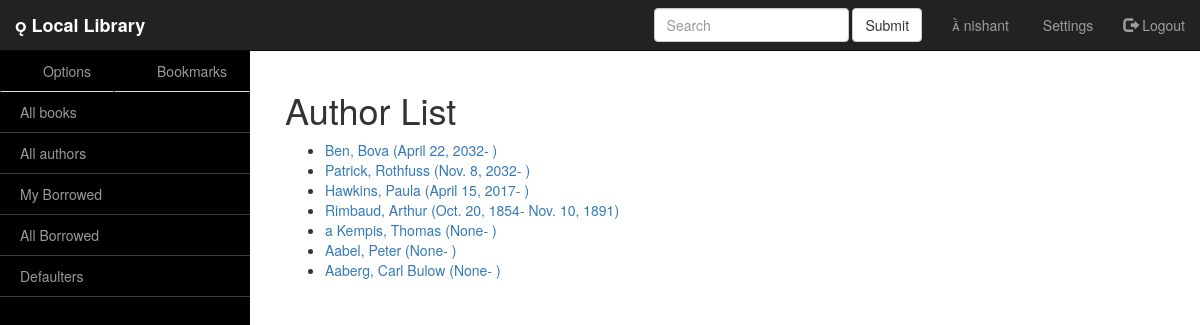
The app's page /catalog/author/ (signed in) with its own data.
### catalog/models.py (models this page shows)
class Author(models.Model):
    first_name = models.CharField(max_length=100)
    last_name = models.CharField(max_length=100)
    date_of_birth = models.DateField(null=True, blank=True)
    date_of_death = models.DateField('Died', null=True, blank=True)
    def get_absolute_url(self):
        return reverse('author-detail', args=[str(self.id)])
    def __str__(self):
        return '%s, %s' % (self.last_name, self.first_name)

### catalog/views.py (the view)
class AuthorListView(LoginRequiredMixin,generic.ListView):
    login_url = 'user_login'
    model = Author
    context_object_name = 'author_list'
    template_name = 'catalog/author_list.html'

### catalog/templates/catalog/author_list.html
{% extends "base_generic.html" %}
{% block content %}
    <h1>Author List</h1>
    {% if author_list %}
    <ul>
      {% for author in author_list %}
      <li>
        <a href="{{ author.get_absolute_url }}">{{ author}}  ({{author.date_of_birth}}- {% if author.date_of_death %}{{author.date_of_death}}{%endif%}) </a>
      </li>
      {% endfor %}
    </ul>
    {% else %}
      <p>There are no books in the library.</p>
    {% endif %}
{% endblock %}

### catalog/templates/base_generic.html (shortened to what this page needs)
<!DOCTYPE html>
<html lang="en">
<head>
    {% load static %}
    <link rel="stylesheet" href="https://maxcdn.bootstrapcdn.com/bootstrap/3.3.7/css/bootstrap.min.css">
    <link href="{% static 'css/bootstrap.min.css' %}" rel="stylesheet">
    <link href="{% static 'css/simple-sidebar.css' %}" rel="stylesheet">
    <link href="{% static 'css/table.css' %}" rel="stylesheet">
</head>
<body style="padding-top: 50px;">
    <div id="wrapper" class='toggled'>
        <nav class="navbar navbar-inverse navbar-fixed-top">
            <div class="container-fluid">
                <div class="navbar-header">
                <b><a class="navbar-brand  glyphicon-book" href="{% url 'index' %}"> Local Library</a></b>
                </div>
                <ul class="nav navbar-nav navbar-right">
                    <form class="navbar-form navbar-left">
                        <div class="form-group">
                            <input type="text" class="form-control" placeholder="Search">
                        </div>
                        <button type="submit" class="btn btn-default">Submit</button>
                    </form>
                    {% if user.is_authenticated %}
                        <li><a href="#"><span class=" glyphicon-user"> {{ user }} </span></a></li>
                    {% endif %}
                    <li><a href="#"> Settings</a></li>
                    <li><a href="{% url 'logout'%}"><span class="glyphicon glyphicon-log-out"></span> Logout</a></li>
                </ul>
            </div>
        </nav>
        <div id="sidebar-wrapper">
      {% block sidebar %}
      <ul class="sidebar-nav">
         <ul class="nav nav-tabs nav-justified">
            <li><a href="#" onclick="openCity('London')">Options</a></li>
            <li ><a href="#" onclick="openCity('Paris')"> Bookmarks</a></li>
        </ul>
        <div id="London" class="city">
                <li><a href="{% url 'book' %}">All books</a></li>
                <hr style="margin:0.05px; border-color:#3d3d29">
                <li><a href="{% url 'author' %}">All authors</a></li>
                <hr style="margin:0.05px; border-color:#3d3d29">
                {% if user.is_authenticated %}
                    <li><a href="{% url 'my-borrowed' %}">My Borrowed</a></li>
                    <hr style="margin:0.05px; border-color:#3d3d29">
                    {% if perms.catalog.can_mark_returned %}
                        <li><a href="{% url 'all-borrowed' %}">All Borrowed</a></li>
                        <hr style="margin:0.05px; border-color:#3d3d29">
                        <li><a href="{% url 'all-defaulters' %}">Defaulters</a></li>
                        <hr style="margin:0.05px; border-color:#3d3d29">
                    {% endif %}
                {% else %}
                    <li><a href="{% url 'login'%}">Login</a></li>
                {% endif %}
          </div>
      </ul>
     {% endblock %}
        </div>
        <div id="page-content-wrapper">
            <div class="container-fluid">
                <div class="row">
                    <div class="col-lg-12">
                        {% block content %}{% endblock %}
                    </div>
                </div>
            </div>
        </div>
    </div>
</body>
</html>
  {% load static %}

### catalog/static/css/simple-sidebar.css (style rules this page uses)
body { padding-top: 70px; }
#wrapper { padding-left: 0; -webkit-transition: all 0.5s ease; -moz-transition: all 0.5s ease; -o-transition: all 0.5s ease; transition: all 0.5s ease; }
#wrapper.toggled { padding-left: 250px; }
#sidebar-wrapper { z-index: 1000; position: fixed; left: 250px; width: 0; height: 100%; margin-left: -250px; overflow-y: auto; background: #000; -webkit-transition: all 0.5s ease; -moz-transition: all 0.5s ease; -o-transition: all 0.5s ease; transition: all 0.5s ease; }
#wrapper.toggled #sidebar-wrapper { width: 250px; }
#page-content-wrapper { width: 100%; position: absolute; padding: 15px; }
#wrapper.toggled #page-content-wrapper { position: absolute; margin-right: -250px; }
.sidebar-nav { position: absolute; top: 0; width: 250px; margin: 0; padding: 0; list-style: none; }
.sidebar-nav li { text-indent: 20px; line-height: 40px; }
.sidebar-nav li a { display: block; text-decoration: none; color: #999999; }
@media (min-width:768px) { #wrapper { padding-left: 0; } }
@media (min-width:768px) { #wrapper.toggled { padding-left: 250px; } }
@media (min-width:768px) { #sidebar-wrapper { width: 0; } }
@media (min-width:768px) { #wrapper.toggled #sidebar-wrapper { width: 250px; } }
@media (min-width:768px) { #page-content-wrapper { padding: 20px; position: relative; } }
@media (min-width:768px) { #wrapper.toggled #page-content-wrapper { position: relative; margin-right: 0; } }
.glyphicon { font-size: 15px; }

### records on screen
Author: last_name+first_name "Ben, Bova", date_of_birth "April 22, 2032"
Author: last_name+first_name "Patrick, Rothfuss", date_of_birth "Nov. 8, 2032"
Author: last_name+first_name "Hawkins, Paula", date_of_birth "April 15, 2017"
Author: last_name+first_name "Rimbaud, Arthur", date_of_birth "Oct. 20, 1854", date_of_death "Nov. 10, 1891"
Author: last_name+first_name "a Kempis, Thomas", date_of_birth "None"
Author: last_name+first_name "Aabel, Peter", date_of_birth "None"
Author: last_name+first_name "Aaberg, Carl Bulow", date_of_birth "None"

### other values on screen
{{ user }} "nishant"
